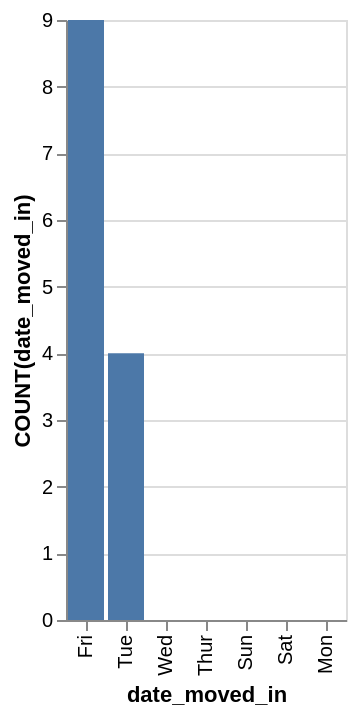

Write a Vega-Lite specification for this figure.
### Vega-Lite specification from a JSON file in a GitHub repository (floating-point values rounded to 4 significant figures)
{"data": {"values": [{"x_data": "Fri", "y_data": 9}, {"x_data": "Tue", "y_data": 4}, {"x_data": "Wed", "y_data": 0}, {"x_data": "Thur", "y_data": 0}, {"x_data": "Sun", "y_data": 0}, {"x_data": "Sat", "y_data": 0}, {"x_data": "Mon", "y_data": 0}]}, "mark": "bar", "encoding": {"x": {"field": "x_data", "type": "nominal", "title": "date_moved_in", "sort": {"op": "sum", "field": "y_data", "order": "descending"}}, "y": {"field": "y_data", "type": "quantitative", "title": "COUNT(date_moved_in)"}}}
